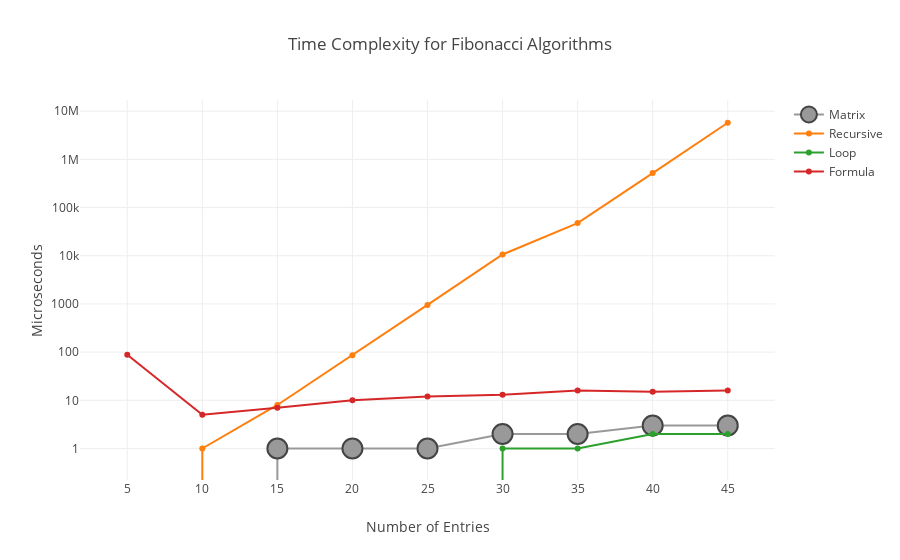

This figure's notebook cell:
### Code cell
data = [
    go.Scatter(
        x = [5, 10, 15, 20, 25, 30, 35, 40, 45],
        y = [0, 0, 1, 1, 1, 2, 2, 3, 3, 4],
        name = 'Matrix',
        mode = 'lines+markers',
        text = [0, 0, 1, 1, 1, 2, 2, 3, 3, 4],
        textposition='middle center',
        marker = dict(
            size = 20,
#             color = 'rgb(153,153,153)',
            line = dict(
                width = 2,
#                 color = 'rgb(0, 0, 0)'
            )
        )
    ),
    
    go.Scatter(
        x = [5, 10, 15, 20, 25, 30, 35, 40, 45],
        y = [0, 1, 8, 86, 955, 10633, 47563, 519091, 5753877, 65234028],
        name = 'Recursive',
        mode = 'lines+markers',
    ),
    
    go.Scatter(
        x = [5, 10, 15, 20, 25, 30, 35, 40, 45],
        y = [0, 0, 0, 0, 0, 1, 1, 2, 2, 3],
        name = 'Loop',
        mode = 'lines+markers'
    ),
    
    go.Scatter(
        x = [5, 10, 15, 20, 25, 30, 35, 40, 45],
        y = [88, 5, 7, 10, 12, 13, 16, 15, 16, 18],
        name = 'Formula',
        mode = 'lines+markers'
    )
]

layout = go.Layout(title='Time Complexity for Fibonacci Algorithms',
                   xaxis=dict(title='Number of Entries'),
                   yaxis=dict(title='Microseconds', type='log'))

fig = go.Figure(data=data, layout=layout)
iplot(fig, filename='time-complexity')

### Figure 1 — Plotly figure (JSON) as saved in the notebook; plotly's stock layout.template omitted (floating-point values rounded to 4 significant figures)
{"data": [{"marker": {"color": "rgb(153,153,153)", "line": {"width": 2}, "size": 20}, "mode": "lines+markers", "name": "Matrix", "text": ["0", "0", "1", "1", "1", "2", "2", "3", "3", "4"], "textposition": "middle center", "type": "scatter", "uid": "350b629d-3907-4a1e-807f-82c7106c11b0", "x": [5, 10, 15, 20, 25, 30, 35, 40, 45], "y": [0, 0, 1, 1, 1, 2, 2, 3, 3, 4]}, {"mode": "lines+markers", "name": "Recursive", "type": "scatter", "uid": "eb62985c-9aa0-4de9-9ec0-bfaf315f97b1", "x": [5, 10, 15, 20, 25, 30, 35, 40, 45], "y": [0, 1, 8, 86, 955, 10633, 47563, 519091, 5753877, 65234028]}, {"mode": "lines+markers", "name": "Loop", "type": "scatter", "uid": "c3171c9d-ee12-4ee2-aec3-a398634f23f0", "x": [5, 10, 15, 20, 25, 30, 35, 40, 45], "y": [0, 0, 0, 0, 0, 1, 1, 2, 2, 3]}, {"mode": "lines+markers", "name": "Formula", "type": "scatter", "uid": "47e5ed13-bee1-4e61-acab-0567dc23dbd0", "x": [5, 10, 15, 20, 25, 30, 35, 40, 45], "y": [88, 5, 7, 10, 12, 13, 16, 15, 16, 18]}], "layout": {"title": {"text": "Time Complexity for Fibonacci Algorithms"}, "xaxis": {"title": {"text": "Number of Entries"}}, "yaxis": {"title": {"text": "Microseconds"}, "type": "log"}}}
